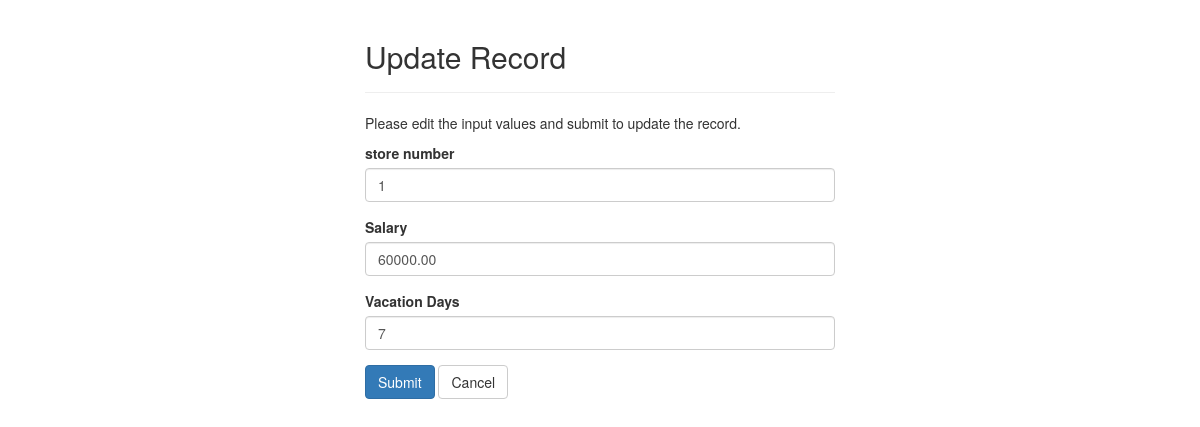
/FrontEndFiles/UpdateGM.php?eid=3, run on the app's committed database.
### tables this page shows
CREATE TABLE GeneralManagers(
	eid INT (9)NOT NULL primary key AUTO_INCREMENT,
	storeNum INT(4)NOT NULL,
	salary DECIMAL(8,2),
	vacationDays DECIMAL (2,0)
	);

### FrontEndFiles/UpdateGM.php (the view, shortened to what this page needs)
<?php
require_once 'config.php';
$facilityNum = $jobTitle = $salary = $NDAStatus = $vacationDays = "";
$facility_err = $title_err= $salary_err = $NDA_err = $vacation_err = "";
if(isset($_POST["eid"]) && !empty($_POST["eid"])){
    $eid = $_POST["eid"];
    $input_store = trim($_POST["storeNum"]);
    if(empty($input_store)){
        $store_err = 'Please enter a store number.';
    } else{
        $storeNum = $input_store;
    }
    $input_salary = trim($_POST["salary"]);
    if(empty($input_salary)){
        $salary_err = "Please enter a valid salary.";
    }  else{
        $salary = $input_salary;
    }
    $input_vacation = trim($_POST["vacationDays"]);
    if(empty($input_vacation)){
        $vacation_err = "Please enter vacation days.";
    } else {
        $vacationDays = $input_vacation;
    }
    if(empty($store_err) && empty($salary_err) && empty($vacation_err)){
        $sql = "UPDATE GeneralManagers SET storeNum=?, salary=?, vacationDays=? WHERE eid=?";
        if($stmt = mysqli_prepare($link, $sql)){
            mysqli_stmt_bind_param($stmt, "issi", $param_store, $param_salary, $param_vacation, $param_eid);
            $param_eid = $eid;
            $param_storeNum = $storeNum;
            $param_salary = $salary;
            $param_vacation = $vacationDays;
            if(mysqli_stmt_execute($stmt)){
                header("location: GMindex.php");
                exit();
            } else{
                echo "Something went wrong. Please try again later.";
            }
        }
        mysqli_stmt_close($stmt);
    }
    mysqli_close($link);
} else{
    if(isset($_GET["eid"]) && !empty(trim($_GET["eid"]))){
        $sql = "SELECT * FROM GeneralManagers WHERE eid = ?";
        if($stmt = mysqli_prepare($link, $sql)){
            mysqli_stmt_bind_param($stmt, "i", $param_eid);
            if(mysqli_stmt_execute($stmt)){
                $result = mysqli_stmt_get_result($stmt);
                if(mysqli_num_rows($result) == 1){
                    $row = mysqli_fetch_array($result, MYSQLI_ASSOC);
                    $storeNum = $row["storeNum"];
                    $salary = $row["salary"];
                    $vacationDays = $row["vacationDays"];
                } else{
                    header("location: error.php");
                    exit();
                }
            } else{
                echo "Oops! Something went wrong. Please try again later.";
            }
        }
    }  else{
        header("location: error.php");
        exit();
    }
}
?>
<!DOCTYPE html>
<html lang="en">
<head>
    <link rel="stylesheet" href="https://maxcdn.bootstrapcdn.com/bootstrap/3.3.7/css/bootstrap.css">
</head>
<body>
    <div class="wrapper">
        <div class="container-fluid">
            <div class="row">
                <div class="col-md-12">
                    <div class="page-header">
                        <h2>Update Record</h2>
                    </div>
                    <p>Please edit the input values and submit to update the record.</p>
                    <form action="<?php echo htmlspecialchars(basename($_SERVER['REQUEST_URI'])); ?>" method="post">
                        <div class="form-group <?php echo (!empty($store_err)) ? 'has-error' : ''; ?>">
                            <label>store number</label>
                            <input type="number" name="storeNum" class="form-control" value="<?php echo $storeNum; ?>">
                        </div>
                        <div class="form-group <?php echo (!empty($salary_err)) ? 'has-error' : ''; ?>">
                            <label>Salary</label>
                            <input type="text" name="salary" class="form-control" value="<?php echo $salary; ?>">
                        </div>
                        <div class="form-group <?php echo (!empty($vacation_err)) ? 'has-error' : ''; ?>">
                            <label>Vacation Days</label>
                            <input type="text" name="vacationDays" class="form-control" value="<?php echo $vacationDays; ?>">
                        </div>
                        <input type="submit" class="btn btn-primary" value="Submit">
                        <a href="index.php" class="btn btn-default">Cancel</a>
                    </form>
                </div>
            </div>
        </div>
    </div>
</body>
</html>

### FrontEndFiles/UpdateGM.php (style rules this page uses)
.wrapper { width: 500px; margin: 0 auto; }

### data on the page
generalmanagers: storeNum "1", salary "60000.00", vacationDays "7"
